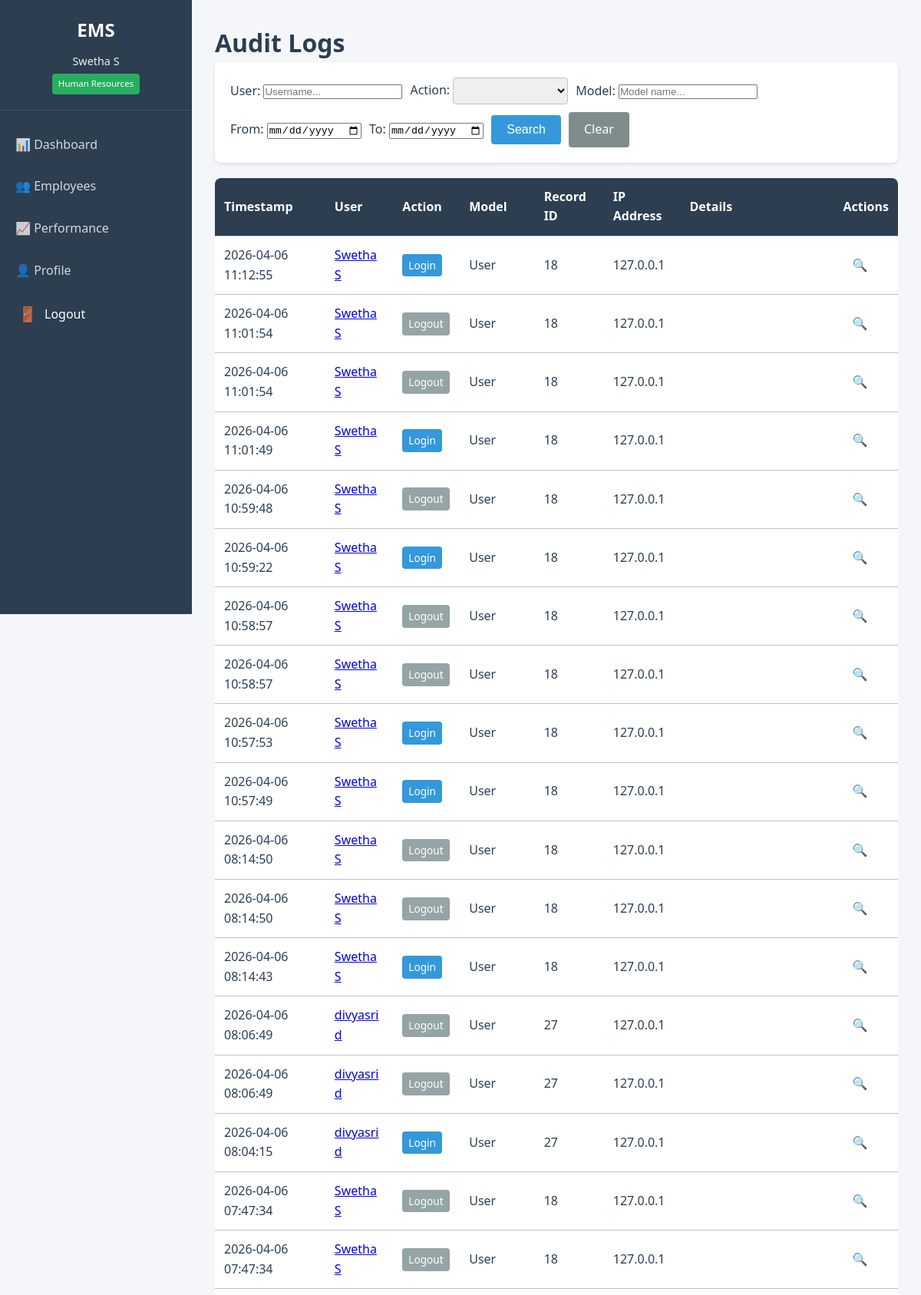
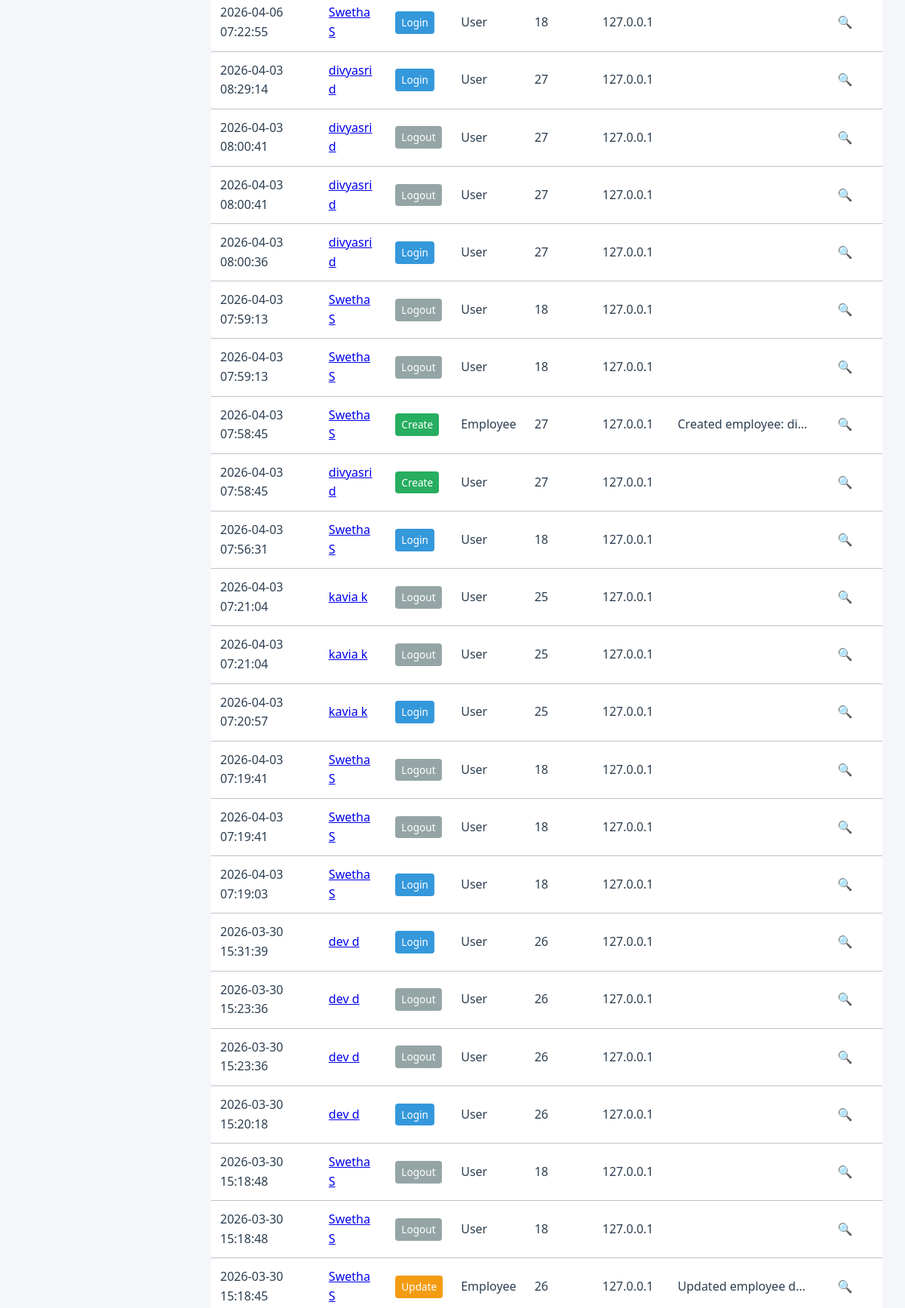
Page /audit/ (signed in, upper part) on the committed database (2 pictures, top to bottom).
### accounts/models.py (models this page shows, shortened)
class User(AbstractUser):
    ROLE_CHOICES = [
        ("SUPERADMIN", "Super Admin"),
        ("HR", "Human Resources"),
        ("MANAGER", "Manager"),
        ("EMPLOYEE", "Employee"),
    ]
    STATUS_CHOICES = [
        ("ACTIVE", "Active"),
        ("INACTIVE", "Inactive"),
        ("TERMINATED", "Terminated"),
        ("ON_LEAVE", "On Leave"),
    ]
    employee_id = models.CharField(
        max_length=20,
        unique=True,
        blank=True,
        verbose_name="Employee ID"
    )
    department = models.CharField(
        max_length=100,
        blank=True,
        verbose_name="Department"
    )
    designation = models.CharField(
        max_length=100,
        blank=True,
        verbose_name="Designation"
    )
    phone = models.CharField(
        max_length=15,
        blank=True,
        validators=[
            RegexValidator(
                r'^\+?1?\d{9,15}$',
                "Enter a valid phone number (e.g., +1234567890)."
            )
        ],
        verbose_name="Phone Number"
    )
    salary = models.DecimalField(
        max_digits=10,
        decimal_places=2,
        null=True,
        blank=True,
        validators=[MinValueValidator(0)],
        verbose_name="Annual Salary"
    )
    role = models.CharField(
        max_length=20,
        choices=ROLE_CHOICES,
        default="EMPLOYEE",
        verbose_name="Role"
    )
    employment_status = models.CharField(
        max_length=20,
        choices=STATUS_CHOICES,
        default="ACTIVE",
        verbose_name="Employment Status"
    )
    date_of_joining = models.DateField(
        null=True,
        blank=True,
        validators=[validate_joining_date],
        verbose_name="Date of Joining"
    )
    is_soft_deleted = models.BooleanField(
        default=False,
        verbose_name="Soft Deleted",
        help_text="Designates whether the user is soft deleted."
    )
    objects = UserManager()
    class Meta:
        db_table = "accounts_user"
        ordering = ["employee_id"]
        verbose_name = "Employee"
        verbose_name_plural = "Employees"

### audit/models.py (models this page shows, shortened)
class AuditLog(models.Model):
    ACTION_TYPES = [
        ('CREATE', 'Create'),
        ('UPDATE', 'Update'),
        ('DELETE', 'Delete'),
        ('LOGIN', 'Login'),
        ('LOGOUT', 'Logout'),
        ('VIEW', 'View'),
    ]
    user = models.ForeignKey(
        settings.AUTH_USER_MODEL,
        on_delete=models.SET_NULL,
        null=True,
        related_name='audit_logs'
    )
    action_type = models.CharField(max_length=10, choices=ACTION_TYPES)
    target_model = models.CharField(max_length=50)
    target_id = models.IntegerField()
    details = models.TextField(blank=True)
    ip_address = models.GenericIPAddressField(null=True, blank=True)
    timestamp = models.DateTimeField(auto_now_add=True)
    class Meta:
        ordering = ['-timestamp']
        indexes = [
            models.Index(fields=['user', 'timestamp']),
            models.Index(fields=['action_type']),
            models.Index(fields=['target_model', 'target_id']),
            models.Index(fields=['timestamp']),
        ]

### audit/views.py (the view)
# urls.py: path('', views.audit_log_list, name='list'),
@login_required
def audit_log_list(request):
    logs = AuditLog.objects.all().order_by('-timestamp')
    paginator = Paginator(logs, 50)
    page_number = request.GET.get('page')
    page_obj = paginator.get_page(page_number)
    return render(request, 'audit/list.html', {'page_obj': page_obj})

### accounts/models.py (called while the page is built)
    def get_queryset(self):
        return super().get_queryset().filter(is_soft_deleted=False)

### audit/services.py (called while the page is built)
    @staticmethod
    def get_client_ip(request):
        x_forwarded_for = request.META.get('HTTP_X_FORWARDED_FOR')
        if x_forwarded_for:
            ip = x_forwarded_for.split(',')[0]
        else:
            ip = request.META.get('REMOTE_ADDR')
        return ip

### templates/audit/list.html (shortened to what this page needs)
{% extends 'base.html' %}
{% block content %}
<div class="audit-list">
    <div class="page-header">
        <h1>Audit Logs</h1>
    </div>
    <div class="filters-section">
        <form method="get" class="filter-form">
            <div class="filter-controls">
                <div class="form-group">
                    <label for="user">User:</label>
                    <input type="text" name="user" id="user" value="{{ search_form.user.value|default:'' }}" placeholder="Username...">
                </div>
                <div class="form-group">
                    <label for="action_type">Action:</label>
                    <select name="action_type" id="action_type">
                    </select>
                </div>
                <div class="form-group">
                    <label for="target_model">Model:</label>
                    <input type="text" name="target_model" id="target_model" value="{{ search_form.target_model.value|default:'' }}" placeholder="Model name...">
                </div>
                <div class="form-group">
                    <label for="date_from">From:</label>
                    <input type="date" name="date_from" id="date_from" value="{{ search_form.date_from.value|default:'' }}">
                </div>
                <div class="form-group">
                    <label for="date_to">To:</label>
                    <input type="date" name="date_to" id="date_to" value="{{ search_form.date_to.value|default:'' }}">
                </div>
                <button type="submit" class="btn btn-primary">Search</button>
                <a href="{% url 'audit:list' %}" class="btn btn-clear">Clear</a>
            </div>
        </form>
    </div>
    <div class="table-responsive">
        <table class="data-table">
            <thead>
                <tr>
                    <th>Timestamp</th>
                    <th>User</th>
                    <th>Action</th>
                    <th>Model</th>
                    <th>Record ID</th>
                    <th>IP Address</th>
                    <th>Details</th>
                    <th>Actions</th>
                </tr>
            </thead>
            <tbody>
                {% for log in page_obj %}
                <tr>
                    <td>{{ log.timestamp|date:"Y-m-d H:i:s" }}</td>
                    <td>
                        {% if log.user %}
                        <a href="{% url 'employees:detail' log.user.pk %}">{{ log.user.get_full_name|default:log.user.username }}</a>
                        {% else %}
                        <em>System/Deleted</em>
                        {% endif %}
                    </td>
                    <td>
                        <span class="badge action-{{ log.action_type|lower }}">
                            {{ log.get_action_type_display }}
                        </span>
                    </td>
                    <td>{{ log.target_model }}</td>
                    <td>{{ log.target_id }}</td>
                    <td>{{ log.ip_address|default:"-" }}</td>
                    <td class="details-cell">{{ log.details|truncatechars:50 }}</td>
                    <td>
                        <a href="{% url 'audit:detail' log.pk %}" class="btn-icon" title="View Details">🔍</a>
                    </td>
                </tr>
                {% empty %}
                <tr>
                    <td colspan="8" class="text-center">No audit logs found</td>
                </tr>
                {% endfor %}
            </tbody>
        </table>
    </div>
</div>
{% endblock %}

### templates/base.html (shortened to what this page needs)
<!DOCTYPE html>
<html lang="en">
<head>
    {% load static %}
    <link rel="stylesheet" href="{% static 'css/style.css' %}">
</head>
<body>
    <div class="container">
        {% if user.is_authenticated %}
        <aside class="sidebar">
            <div class="sidebar-header">
                <h2>EMS</h2>
                <div class="user-info">
                    <p class="user-name">{{ user.get_full_name|default:user.username }}</p>
                    <p class="role-badge role-{{ user.role|lower }}">{{ user.get_role_display }}</p>
                </div>
            </div>
            <nav class="sidebar-nav">
                <ul>
                    <li>
                        <a href="{% url 'dashboard' %}"
                           class="nav-link {% if request.resolver_match.url_name == 'dashboard' %}active{% endif %}">
                            <span class="nav-icon">📊</span>
                            <span class="nav-text">Dashboard</span>
                        </a>
                    </li>
                    <li>
                        <a href="{% url 'employees:list' %}"
                           class="nav-link {% if 'employees' in request.path %}active{% endif %}">
                            <span class="nav-icon">👥</span>
                            <span class="nav-text">Employees</span>
                        </a>
                    </li>
                    <li>
                        <a href="{% url 'performance:list' %}"
                           class="nav-link {% if 'performance' in request.path %}active{% endif %}">
                            <span class="nav-icon">📈</span>
                            <span class="nav-text">Performance</span>
                        </a>
                    </li>
                    <li>
                        <a href="{% url 'accounts:profile' %}"
                           class="nav-link {% if 'profile' in request.path %}active{% endif %}">
                            <span class="nav-icon">👤</span>
                            <span class="nav-text">Profile</span>
                        </a>
                    </li>
                    <li>
                        <form method="post" action="{% url 'accounts:logout' %}" class="logout-form">
                            <button type="submit" class="logout-btn">
                                <span class="nav-icon">🚪</span>
                                <span class="nav-text">Logout</span>
                            </button>
                        </form>
                    </li>
                </ul>
            </nav>
        </aside>
        {% endif %}
        <main class="main-content">
            {% block content %}
            {% endblock %}
        </main>
    </div>
</body>
</html>

### static/css/style.css (style rules this page uses)
* { margin: 0; padding: 0; box-sizing: border-box; }
:root { --primary-color: #2c3e50; --secondary-color: #3498db; --success-color: #27ae60; --danger-color: #e74c3c; --warning-color: #f39c12; --light-bg: #ecf0f1; --dark-text: #2c3e50; --light-text: #7f8c8d; --border-color: #bdc3c7; --sidebar-width: 250px; --header-height: 60px; }
body { font-family: 'Segoe UI', Tahoma, Geneva, Verdana, sans-serif; line-height: 1.6; color: var(--dark-text); background-color: #f5f6fa; }
.container { display: flex; min-height: 100vh; }
.sidebar { width: var(--sidebar-width); background-color: var(--primary-color); color: white; position: fixed; height: 100vh; overflow-y: auto; }
.sidebar-header { padding: 20px; text-align: center; border-bottom: 1px solid rgba(255,255,255,0.1); }
.sidebar-header h2 { margin-bottom: 10px; color: white; }
.user-info { font-size: 0.9em; color: var(--light-bg); }
.role-badge { display: inline-block; padding: 4px 8px; background-color: var(--secondary-color); border-radius: 4px; font-size: 0.8em; margin-top: 5px; }
.sidebar-nav ul { list-style: none; padding: 20px 0; }
.sidebar-nav li { margin-bottom: 5px; }
.sidebar-nav a { display: block; padding: 12px 20px; color: rgba(255,255,255,0.8); text-decoration: none; transition: all 0.3s; }
.main-content { flex: 1; margin-left: var(--sidebar-width); padding: 30px; }
.table-responsive { overflow-x: auto; }
.data-table, .leaderboard-table { width: 100%; background: white; border-collapse: collapse; border-radius: 8px; overflow: hidden; box-shadow: 0 2px 4px rgba(0,0,0,0.1); }
.data-table thead, .leaderboard-table thead { background-color: var(--primary-color); color: white; }
.data-table th, .data-table td, .leaderboard-table th, .leaderboard-table td { padding: 12px; text-align: left; border-bottom: 1px solid var(--border-color); }
.badge { display: inline-block; padding: 4px 8px; border-radius: 4px; font-size: 0.85em; font-weight: 500; }
.role-hr { background-color: var(--success-color); color: white; }
.btn { display: inline-block; padding: 10px 20px; border: none; border-radius: 4px; font-size: 1em; cursor: pointer; text-decoration: none; transition: all 0.3s; }
.btn-primary { background-color: var(--secondary-color); color: white; }
.btn-cancel, .btn-clear { background-color: var(--light-text); color: white; }
.btn-icon { padding: 5px 10px; text-decoration: none; border-radius: 4px; margin: 0 2px; }
.filters-section { background: white; padding: 20px; border-radius: 8px; margin-bottom: 20px; box-shadow: 0 2px 4px rgba(0,0,0,0.1); }
.filter-form { display: flex; flex-direction: column; gap: 15px; }
.filter-controls { display: flex; gap: 10px; flex-wrap: wrap; align-items: center; }
.filter-controls select { min-width: 150px; padding: 8px; border: 1px solid var(--border-color); border-radius: 4px; }

### templates/base.html (style rules this page uses)
.sidebar-nav .logout-form { margin: 0; padding: 0; width: 100%; }
.sidebar-nav .logout-btn { width: 100%; text-align: left; background: none; border: none; cursor: pointer; font: inherit; color: inherit; padding: 12px 20px; display: flex; align-items: center; gap: 10px; transition: all 0.3s; border-left: 4px solid transparent; }
.sidebar-nav .logout-btn .nav-icon { font-size: 1.2em; min-width: 24px; }
.sidebar-nav .logout-btn .nav-text { flex: 1; }

### templates/audit/list.html (style rules this page uses)
.badge.action-create { background-color: #27ae60; color: white; }
.badge.action-update { background-color: #f39c12; color: white; }
.badge.action-login { background-color: #3498db; color: white; }
.badge.action-logout { background-color: #95a5a6; color: white; }
.details-cell { max-width: 200px; overflow: hidden; text-overflow: ellipsis; white-space: nowrap; }

### rows in the picture
User: get_full_name "Swetha S", role "Human Resources"
AuditLog: timestamp "2026-04-06 11:12:55", user.get_full_name "Swetha S", action_type "Login", target_model "User", target_id "18", ip_address "127.0.0.1"
AuditLog: timestamp "2026-04-06 11:01:54", user.get_full_name "Swetha S", action_type "Logout", target_model "User", target_id "18", ip_address "127.0.0.1"
AuditLog: timestamp "2026-04-06 11:01:54", user.get_full_name "Swetha S", action_type "Logout", target_model "User", target_id "18", ip_address "127.0.0.1"
AuditLog: timestamp "2026-04-06 11:01:49", user.get_full_name "Swetha S", action_type "Login", target_model "User", target_id "18", ip_address "127.0.0.1"
AuditLog: timestamp "2026-04-06 10:59:48", user.get_full_name "Swetha S", action_type "Logout", target_model "User", target_id "18", ip_address "127.0.0.1"
AuditLog: timestamp "2026-04-06 10:59:22", user.get_full_name "Swetha S", action_type "Login", target_model "User", target_id "18", ip_address "127.0.0.1"
AuditLog: timestamp "2026-04-06 10:58:57", user.get_full_name "Swetha S", action_type "Logout", target_model "User", target_id "18", ip_address "127.0.0.1"
AuditLog: timestamp "2026-04-06 10:58:57", user.get_full_name "Swetha S", action_type "Logout", target_model "User", target_id "18", ip_address "127.0.0.1"
AuditLog: timestamp "2026-04-06 10:57:53", user.get_full_name "Swetha S", action_type "Login", target_model "User", target_id "18", ip_address "127.0.0.1"
AuditLog: timestamp "2026-04-06 10:57:49", user.get_full_name "Swetha S", action_type "Login", target_model "User", target_id "18", ip_address "127.0.0.1"
AuditLog: timestamp "2026-04-06 08:14:50", user.get_full_name "Swetha S", action_type "Logout", target_model "User", target_id "18", ip_address "127.0.0.1"
AuditLog: timestamp "2026-04-06 08:14:50", user.get_full_name "Swetha S", action_type "Logout", target_model "User", target_id "18", ip_address "127.0.0.1"
AuditLog: timestamp "2026-04-06 08:14:43", user.get_full_name "Swetha S", action_type "Login", target_model "User", target_id "18", ip_address "127.0.0.1"
AuditLog: timestamp "2026-04-06 08:06:49", user.get_full_name "divyasri d", action_type "Logout", target_model "User", target_id "27", ip_address "127.0.0.1"
AuditLog: timestamp "2026-04-06 08:06:49", user.get_full_name "divyasri d", action_type "Logout", target_model "User", target_id "27", ip_address "127.0.0.1"
AuditLog: timestamp "2026-04-06 08:04:15", user.get_full_name "divyasri d", action_type "Login", target_model "User", target_id "27", ip_address "127.0.0.1"
AuditLog: timestamp "2026-04-06 07:47:34", user.get_full_name "Swetha S", action_type "Logout", target_model "User", target_id "18", ip_address "127.0.0.1"
AuditLog: timestamp "2026-04-06 07:47:34", user.get_full_name "Swetha S", action_type "Logout", target_model "User", target_id "18", ip_address "127.0.0.1"
AuditLog: timestamp "2026-04-06 07:22:55", user.get_full_name "Swetha S", action_type "Login", target_model "User", target_id "18", ip_address "127.0.0.1"
AuditLog: timestamp "2026-04-03 08:29:14", user.get_full_name "divyasri d", action_type "Login", target_model "User", target_id "27", ip_address "127.0.0.1"
AuditLog: timestamp "2026-04-03 08:00:41", user.get_full_name "divyasri d", action_type "Logout", target_model "User", target_id "27", ip_address "127.0.0.1"
AuditLog: timestamp "2026-04-03 08:00:41", user.get_full_name "divyasri d", action_type "Logout", target_model "User", target_id "27", ip_address "127.0.0.1"
AuditLog: timestamp "2026-04-03 08:00:36", user.get_full_name "divyasri d", action_type "Login", target_model "User", target_id "27", ip_address "127.0.0.1"
AuditLog: timestamp "2026-04-03 07:59:13", user.get_full_name "Swetha S", action_type "Logout", target_model "User", target_id "18", ip_address "127.0.0.1"
AuditLog: timestamp "2026-04-03 07:59:13", user.get_full_name "Swetha S", action_type "Logout", target_model "User", target_id "18", ip_address "127.0.0.1"
AuditLog: timestamp "2026-04-03 07:58:45", user.get_full_name "Swetha S", action_type "Create", target_model "Employee", target_id "27", ip_address "127.0.0.1", details "Created employee: di…"
AuditLog: timestamp "2026-04-03 07:58:45", user.get_full_name "divyasri d", action_type "Create", target_model "User", target_id "27", ip_address "127.0.0.1"
AuditLog: timestamp "2026-04-03 07:56:31", user.get_full_name "Swetha S", action_type "Login", target_model "User", target_id "18", ip_address "127.0.0.1"
AuditLog: timestamp "2026-04-03 07:21:04", user.get_full_name "kavia k", action_type "Logout", target_model "User", target_id "25", ip_address "127.0.0.1"
AuditLog: timestamp "2026-04-03 07:21:04", user.get_full_name "kavia k", action_type "Logout", target_model "User", target_id "25", ip_address "127.0.0.1"
AuditLog: timestamp "2026-04-03 07:20:57", user.get_full_name "kavia k", action_type "Login", target_model "User", target_id "25", ip_address "127.0.0.1"
AuditLog: timestamp "2026-04-03 07:19:41", user.get_full_name "Swetha S", action_type "Logout", target_model "User", target_id "18", ip_address "127.0.0.1"
AuditLog: timestamp "2026-04-03 07:19:41", user.get_full_name "Swetha S", action_type "Logout", target_model "User", target_id "18", ip_address "127.0.0.1"
AuditLog: timestamp "2026-04-03 07:19:03", user.get_full_name "Swetha S", action_type "Login", target_model "User", target_id "18", ip_address "127.0.0.1"
AuditLog: timestamp "2026-03-30 15:31:39", user.get_full_name "dev d", action_type "Login", target_model "User", target_id "26", ip_address "127.0.0.1"
AuditLog: timestamp "2026-03-30 15:23:36", user.get_full_name "dev d", action_type "Logout", target_model "User", target_id "26", ip_address "127.0.0.1"
AuditLog: timestamp "2026-03-30 15:23:36", user.get_full_name "dev d", action_type "Logout", target_model "User", target_id "26", ip_address "127.0.0.1"
AuditLog: timestamp "2026-03-30 15:20:18", user.get_full_name "dev d", action_type "Login", target_model "User", target_id "26", ip_address "127.0.0.1"
AuditLog: timestamp "2026-03-30 15:18:48", user.get_full_name "Swetha S", action_type "Logout", target_model "User", target_id "18", ip_address "127.0.0.1"
AuditLog: timestamp "2026-03-30 15:18:48", user.get_full_name "Swetha S", action_type "Logout", target_model "User", target_id "18", ip_address "127.0.0.1"
AuditLog: timestamp "2026-03-30 15:18:45", user.get_full_name "Swetha S", action_type "Update", target_model "Employee", target_id "26", ip_address "127.0.0.1", details "Updated employee d…"
